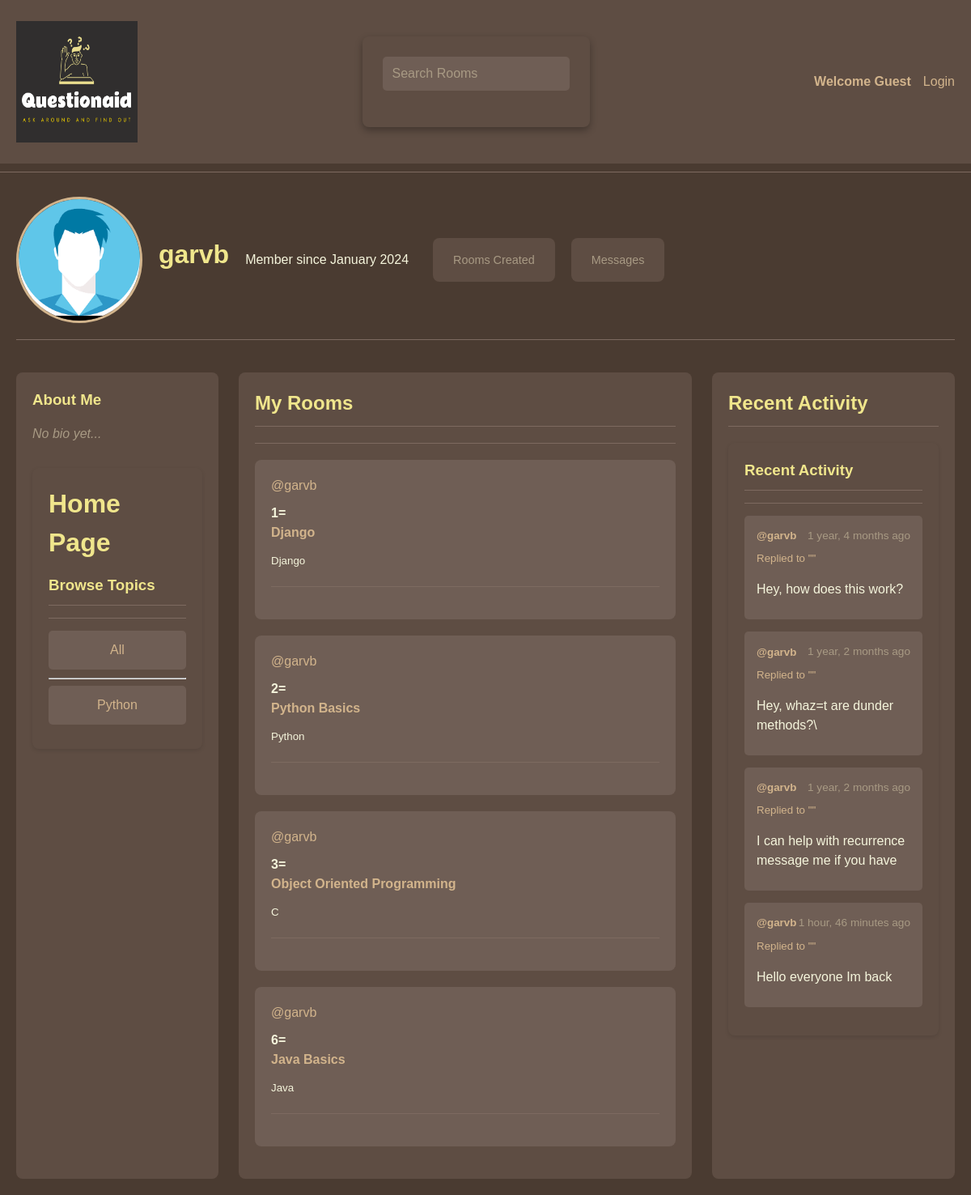
Page /profile/1/ on the committed database.
### base/models.py (models this page shows, shortened)
class Room(models.Model):
    name= models.CharField(max_length=100)
    def __str__(self) -> str:
        return self.name

class Topic(models.Model):
    host=models.ForeignKey(User, on_delete=models.SET_NULL,null=True)
    room= models.ForeignKey(Room, on_delete=models.SET_NULL, null=True)
    name=models.CharField(max_length=40)
    description=models.TextField(null=True, blank=True)
    participants=models.ManyToManyField(User,related_name='participants', blank=True)
    updated =models.DateTimeField(auto_now=True)
    created=models.DateTimeField(auto_now_add=True)
    class Meta:
        ordering = ['created','updated']

class Questions(models.Model):
    user = models.ForeignKey(User, on_delete=models.CASCADE)
    topic= models.ForeignKey(Topic, on_delete=models.CASCADE)#Set_NULL for single deletion
    body=models.TextField()
    updated =models.DateTimeField(auto_now=True)
    created=models.DateTimeField(auto_now_add=True)
    class Meta:
        ordering = ['created','updated']
    def __str__(self) -> str:
        return self.body[0:50]

### base/views.py (the view)
# urls.py: path('profile/<str:pk>/', views.userProfile, name="profile"),
def userProfile(request, pk):
    user=User.objects.get(id=pk)
    room=Room.objects.filter(id=pk)
    topics=Topic.objects.filter(host=pk)
    topic_messages=Questions.objects.filter(user=user).distinct()
    context={'user':user, 'topics':topics, "room":room, 'room_messages': topic_messages}
    return render(request, 'base/profile.html', context)

### base/templates/base/profile.html (shortened to what this page needs)
{% extends 'main.html' %}
{%load static %}
{% block content %}
<div class="profile-container">
    <div class="profile-header">
        <div class="avatar-section">
            <img src="{% static 'images/default-avatar.png' %}" alt="{{user.username}}" class="profile-avatar">
            <h1>{{user.username}}</h1>
            <p class="member-since">Member since {{user.date_joined|date:"F Y"}}</p>
        </div>
        <div class="profile-stats">
            <div class="stat-box">
                <span class="stat-label">Rooms Created</span>
            </div>
            <div class="stat-box">
                <span class="stat-label">Messages</span>
            </div>
        </div>
    </div>
    <div class="profile-grid">
        <div class="profile-sidebar">
            <div class="user-bio">
                <h3>About Me</h3>
                {% if user.profile.bio %}
                    <p>{{user.profile.bio}}</p>
                {% else %}
                    <p class="empty-bio">No bio yet...</p>
                {% endif %}
            </div>
            {% include 'base/topic_filter.html' %}
        </div>
        <div class="profile-content">
            <h2 class="section-title">My Rooms</h2>
            {% include 'base/feed_component.html' %}
        </div>
        <div class="profile-activity">
            <h2 class="section-title">Recent Activity</h2>
            {% include 'base/activity_component.html' %}
        </div>
    </div>
</div>
{% endblock %}

### templates/main.html (shortened to what this page needs)
<!DOCTYPE html>
{% load static %}
<html>
<head>
    <link rel="stylesheet" type='text/css' media='screen' href="{% static 'styles/main.css' %}">
</head>
<body>
    {% include 'navbar.html' %}
    {%block content%}
    {% endblock content%}
</body>
</html>

### templates/navbar.html
{% load static %}
<div class="navbar">
    <a href="/" class="navbar-logo">
        <h1><img src="{% static 'images/logo.png'%}" class="resized-image"></h1>
    </a>
    <form method="GET" action="{% url 'home' %}" class="search-form">
        <input type="text" name="q" placeholder="Search Rooms" class="search-input" />
    </form>
    <div class="auth-links">
        {% if request.user.is_authenticated %}
        <p><strong>Hello {{request.user}}</strong></p>
        <a href="{% url 'logout' %}">Logout</a>
        {% else %}
        <p><strong>Welcome Guest</strong></p>
        <a href="{% url 'login' %}">Login</a>
        {% endif %}
    </div>
</div>
<hr class="navbar-separator">

### base/templates/base/topic_filter.html
<div class="topics-section">
    <h1>Home Page</h1>
<div>
    <h3>Browse Topics</h3>
    <hr class="activity-separator">
</div>
<div>
    <a href="{% url 'home' %}" class="topic-link">
        All
    </a>
</div>
{% for r in room %}
<div>
    <hr>
    <a href="{%url 'home' %}?q={{r.name}}" class="topic-link">
        {{r}}
    </a>
</div>
{% endfor %}
</div>

### base/templates/base/feed_component.html (shortened to what this page needs)
<hr class="section-separator">
<div class="topics-feed" >
    {% for t in topics %}
    <div class="topic-card" >
        <a class="host-link" href="{% url 'profile' t.host.id%}">@{{t.host.username}}</a>
        <h4 class="topic-title">{{ t.id }}= <a href="{% url 'room' t.id %}" class="topic-name">{{ t.name }}</a></h4>
        <small class="room-name">{{t.room.name}}</small>
        <hr class="item-separator">
    </div>
    {% endfor %}
</div>

### base/templates/base/activity_component.html (shortened to what this page needs)
<div class="recent-activities">
<h3>Recent Activity</h3>
<hr class="activity-separator">
{% for message in room_messages %}
<div class="activity-item">
    <div class="activity-info">
            <small class="activity-user">@{{message.user}}</small>
            <small class="activity-time">{{message.created|timesince}} ago</small>
        </div>
    <small class="activity-room">Replied to "{{message.room}}"</small>
    <p class="activity-text">{{message}}</p>
</div>
{% endfor %}
</div>

### static/styles/main.css (style rules this page uses)
body { font-family: sans-serif; margin: 0; padding: 0; width: 100%; background-color: #4a3b31; color: #f5f5dc; line-height: 1.5; text-align: left; }
a { color: #d2b48c; text-decoration: none; transition: color 0.3s ease; }
.topics-section, .recent-activities, .main-content { background-color: #5e4d43; padding: 20px; border-radius: 8px; box-shadow: 0 2px 5px rgba(0, 0, 0, 0.1); margin-top: 0; }
h1, h2, h3, h4 { color: #f0e68c; margin-top: 0; margin-bottom: 15px; }
.topics-section h3 { padding-bottom: 10px; border-bottom: 1px solid #7d6a60; }
.topic-link { display: block; padding: 12px 15px; background-color: #6f5e55; color: #d2b48c; border-radius: 5px; margin-bottom: 10px; transition: all 0.3s ease; text-align: center; }
.recent-activities h3 { padding-bottom: 10px; border-bottom: 1px solid #7d6a60; }
.activity-separator { border: none; height: 1px; background-color: #7d6a60; margin: 15px 0; }
.activity-item { padding: 15px; margin-bottom: 15px; background-color: #6f5e55; border-radius: 5px; }
.activity-info { display: flex; justify-content: space-between; align-items: center; margin-bottom: 8px; }
.activity-user { color: #d2b48c; font-weight: bold; }
.activity-time { color: #a89a84; font-size: 0.85em; }
.activity-room { color: #d2b48c; display: block; margin-bottom: 8px; }
.activity-text { color: #f5f5dc; margin-bottom: 10px; line-height: 1.5; }
.navbar { display: grid; grid-template-columns: auto 1fr auto; align-items: center; padding: 15px 20px; background-color: #5e4d43; color: #f0e68c; }
.navbar-logo h1 { margin: 0; font-size: 1.5em; text-align: center; }
.search-form { display: flex; justify-content: center; }
.search-input { background-color: #6f5e55; color: #f5f5dc; border: none; border-radius: 5px; padding: 10px 15px; width: 100%; max-width: 600px; box-sizing: border-box; }
.search-input::placeholder { color: #a89a84; }
.auth-links { display: flex; justify-content: flex-end; align-items: center; gap: 15px; }
.auth-links p, .auth-links a { color: #d2b48c; margin: 0; }
.navbar-separator { border: none; height: 1px; background-color: #7d6a60; margin: 10px 0; }
.section-separator { border: none; height: 1px; background-color: #7d6a60; margin: 20px 0; }
.topics-feed { margin-top: 20px; text-align: left; }
.topic-card { background-color: #6f5e55; padding: 20px; border-radius: 8px; margin-bottom: 20px; }
.topic-title { margin: 10px 0; color: #f5f5dc; }
.topic-name { display: block; margin-bottom: 10px; }
.host-link { display: block; margin-bottom: 10px; }
.room-name { margin-bottom: 15px; }
.item-separator { border: none; height: 1px; background-color: #7d6a60; margin: 20px 0; }
form { background-color: #5e4d43; padding: 25px; border-radius: 8px; max-width: 500px; margin: 30px auto; color: #f5f5dc; box-shadow: 0 4px 10px rgba(0, 0, 0, 0.3); }
form input[type="text"], form input[type="email"], form input[type="password"], form textarea, form select { width: 100%; padding: 12px; margin-bottom: 20px; border: none; border-radius: 5px; background-color: #6f5e55; color: #f5f5dc; font-size: 1em; box-sizing: border-box; }
.resized-image { width: 150px; height: 150px; display: block; margin: 0 auto; }
.profile-container { max-width: 1200px; margin: 0 auto; padding: 20px; }
.profile-header { display: flex; flex-wrap: wrap; gap: 30px; align-items: center; margin-bottom: 40px; padding-bottom: 20px; border-bottom: 1px solid #7d6a60; }
.avatar-section { display: flex; align-items: center; gap: 20px; }
.profile-avatar { width: 100px; height: 100px; border-radius: 50%; object-fit: cover; border: 3px solid #d2b48c; }
.profile-stats { display: flex; gap: 20px; }
.stat-box { background: #5e4d43; padding: 15px 25px; border-radius: 8px; text-align: center; }
.stat-label { font-size: 0.9rem; color: #a89a84; }
.profile-grid { display: grid; grid-template-columns: 250px 1fr 300px; gap: 25px; }
.profile-sidebar { background: #5e4d43; padding: 20px; border-radius: 8px; }
.profile-content { background: #5e4d43; padding: 20px; border-radius: 8px; }
.profile-activity { background: #5e4d43; padding: 20px; border-radius: 8px; }
.section-title { color: #f0e68c; margin-bottom: 20px; padding-bottom: 10px; border-bottom: 1px solid #7d6a60; }
.user-bio { margin-bottom: 30px; }
.empty-bio { color: #a89a84; font-style: italic; }
.profile-avatar { width: 150px; height: 150px; display: block; margin: 0 auto; }

### rows in the picture
Room: name "Python"
Topic: host.username "garvb", id "1", name "Django", room.name "Django"
Topic: host.username "garvb", id "2", name "Python Basics", room.name "Python"
Topic: host.username "garvb", id "3", name "Object Oriented Programming", room.name "C"
Topic: host.username "garvb", id "6", name "Java Basics", room.name "Java"
Questions: user "garvb", created "1 year, 4 months", body "Hey, how does this work?"
Questions: user "garvb", created "1 year, 2 months", body "Hey, whaz=t are dunder methods?\\"
Questions: user "garvb", created "1 year, 2 months", body "I can help with recurrence message me if you have"
Questions: user "garvb", created "1 hour, 46 minutes", body "Hello everyone Im back"

### other values in the picture
{{ user.username }} "garvb"
{{ user.date_joined|date:"F Y" }} "January 2024"
